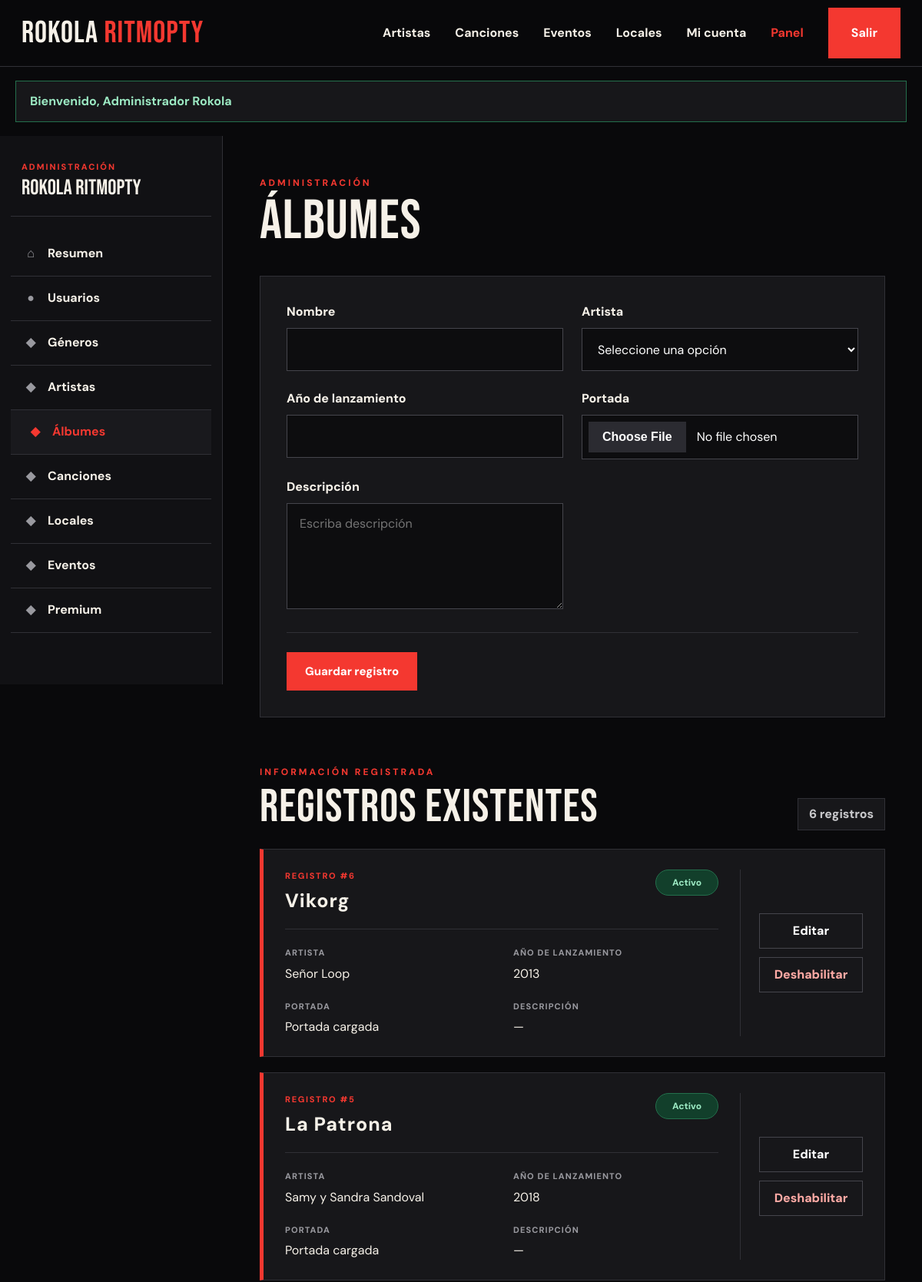
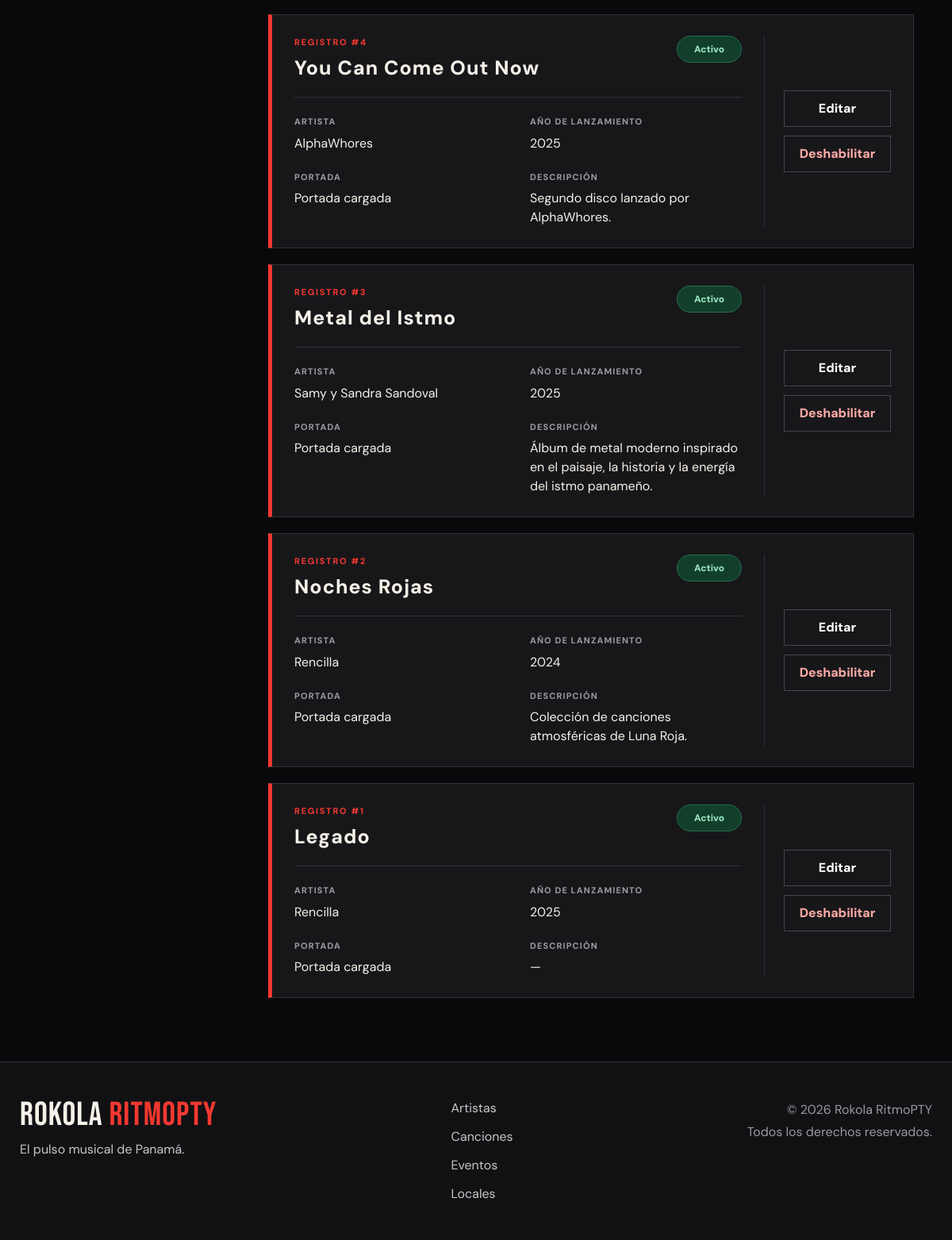
The page /RokolaRitmoPTY/public/admin/albumes (signed in) on the database its author committed (2 pictures, top to bottom).
### tables this page shows
CREATE TABLE IF NOT EXISTS `albumes` (
  `id` int UNSIGNED NOT NULL AUTO_INCREMENT,
  `artista_id` int UNSIGNED NOT NULL,
  `nombre` varchar(180) NOT NULL,
  `anio_lanzamiento` smallint UNSIGNED DEFAULT NULL,
  `portada_url` varchar(500) DEFAULT NULL,
  `descripcion` text,
  `estado` tinyint(1) NOT NULL DEFAULT '1',
  `creado_en` timestamp NOT NULL DEFAULT CURRENT_TIMESTAMP,
  `actualizado_en` timestamp NOT NULL DEFAULT CURRENT_TIMESTAMP ON UPDATE CURRENT_TIMESTAMP,
  PRIMARY KEY (`id`),
  KEY `idx_albumes_artista` (`artista_id`),
  KEY `idx_albumes_estado` (`estado`),
  KEY `idx_albumes_nombre` (`nombre`)
);

CREATE TABLE IF NOT EXISTS `artistas` (
  `id` int UNSIGNED NOT NULL AUTO_INCREMENT,
  `genero_id` int UNSIGNED DEFAULT NULL,
  `nombre` varchar(150) NOT NULL,
  `tipo` enum('Solista','Banda','Proyecto musical') NOT NULL DEFAULT 'Solista',
  `biografia` text,
  `pais` varchar(100) DEFAULT 'Panamá',
  `anio_inicio` smallint UNSIGNED DEFAULT NULL,
  `imagen_url` varchar(500) DEFAULT NULL,
  `estado` tinyint(1) NOT NULL DEFAULT '1',
  `creado_en` timestamp NOT NULL DEFAULT CURRENT_TIMESTAMP,
  `actualizado_en` timestamp NOT NULL DEFAULT CURRENT_TIMESTAMP ON UPDATE CURRENT_TIMESTAMP,
  PRIMARY KEY (`id`),
  KEY `idx_artistas_genero` (`genero_id`),
  KEY `idx_artistas_tipo` (`tipo`),
  KEY `idx_artistas_estado` (`estado`),
  KEY `idx_artistas_nombre` (`nombre`)
);

### app/Views/admin/module.php (the view, shortened to what the rows shown need)
<?php
$rows = $rows ?? [];
$options = $options ?? [];
$module = $module ?? '';
$definition = $definition ?? [
    'title' => 'Módulo',
    'fields' => [],
];
$escape = static function (mixed $value): string {
    return htmlspecialchars(
        (string)$value,
        ENT_QUOTES,
        'UTF-8'
    );
};
$labels = [
    'id' => 'ID',
    'nombre' => 'Nombre',
    'titulo' => 'Título',
    'tipo' => 'Tipo de artista',
    'genero_id' => 'Género musical',
    'biografia' => 'Biografía',
    'descripcion' => 'Descripción',
    'pais' => 'País',
    'nacionalidad' => 'Nacionalidad',
    'anio_inicio' => 'Año de inicio',
    'artista_id' => 'Artista',
    'album_id' => 'Álbum',
    'anio_lanzamiento' => 'Año de lanzamiento',
    'imagen_url' => 'Imagen',
    'portada_url' => 'Portada',
    'audio_url' => 'Archivo de audio',
    'duracion' => 'Duración',
    'local_id' => 'Local',
    'direccion' => 'Dirección',
    'provincia' => 'Provincia',
    'capacidad' => 'Capacidad',
    'telefono' => 'Teléfono',
    'correo' => 'Correo electrónico',
    'fecha' => 'Fecha',
    'hora' => 'Hora',
    'precio' => 'Precio',
    'duracion_dias' => 'Duración en días',
    'meses' => 'Duración en meses',
    'limite_reproducciones' => 'Límite de reproducciones',
    'estado' => 'Estado',
    'creado_en' => 'Fecha de creación',
    'actualizado_en' => 'Última actualización',
];
$getLabel = static function (string $field) use ($labels): string {
    if (isset($labels[$field])) {
        return $labels[$field];
    }
    return ucfirst(
        str_replace(
            '_',
            ' ',
            str_replace('_id', '', $field)
        )
    );
};
$getOptionName = static function (
    array $allOptions,
    string $field,
    mixed $value
): string {
    if ($value === null || $value === '') {
        return 'No asignado';
    }
    foreach ($allOptions[$field] ?? [] as $option) {
        if (
            isset($option['id'])
            && (string)$option['id'] === (string)$value
        ) {
            return (string)(
                $option['nombre']
                ?? $option['titulo']
                ?? $value
            );
        }
    }
    return '#' . (string)$value;
};
$formatValue = static function (
    string $column,
    mixed $value
) use ($options, $getOptionName): string {
    if ($value === null || $value === '') {
        return '—';
    }
    if (str_ends_with($column, '_id')) {
        return $getOptionName(
            $options,
            $column,
            $value
        );
    }
    if ($column === 'estado') {
        return (int)$value === 1
            ? 'Activo'
            : 'Inactivo';
    }
    if ($column === 'precio') {
        return 'B/. ' . number_format(
            (float)$value,
            2
        );
    }
    if ($column === 'fecha') {
        $timestamp = strtotime((string)$value);
        return $timestamp !== false
            ? date('d/m/Y', $timestamp)
            : (string)$value;
    }
    if ($column === 'hora') {
        $timestamp = strtotime((string)$value);
        return $timestamp !== false
            ? date('g:i a', $timestamp)
            : (string)$value;
    }
    if ($column === 'imagen_url') {
        return 'Imagen cargada';
    }
    if ($column === 'portada_url') {
        return 'Portada cargada';
    }
    if ($column === 'audio_url') {
        return 'Audio cargado';
    }
    if (
        in_array(
            $column,
            ['biografia', 'descripcion', 'direccion'],
            true
        )
    ) {
        return mb_strimwidth(
            (string)$value,
            0,
            130,
            '…'
        );
    }
    return mb_strimwidth(
        (string)$value,
        0,
        75,
        '…'
    );
};
$tableColumns = [
    'generos' => [
        'id',
        'nombre',
        'descripcion',
        'estado',
    ],
    'artistas' => [
        'id',
        'nombre',
        'tipo',
        'genero_id',
        'pais',
        'anio_inicio',
        'biografia',
        'imagen_url',
        'estado',
    ],
    'albumes' => [
        'id',
        'nombre',
        'artista_id',
        'anio_lanzamiento',
        'portada_url',
        'descripcion',
        'estado',
    ],
    'canciones' => [
        'id',
        'nombre',
        'artista_id',
        'album_id',
        'duracion',
        'audio_url',
        'imagen_url',
        'estado',
    ],
    'locales' => [
        'id',
        'nombre',
        'tipo',
        'direccion',
        'provincia',
        'capacidad',
        'telefono',
        'correo',
        'imagen_url',
        'estado',
    ],
    'eventos' => [
        'id',
        'nombre',
        'descripcion',
        'fecha',
        'hora',
        'local_id',
        'precio',
        'capacidad',
        'imagen_url',
        'estado',
    ],
    'planes' => [
        'id',
        'nombre',
        'precio',
        'duracion_dias',
        'descripcion',
        'estado',
    ],
];
$visibleColumns = $tableColumns[$module]
    ?? (
        $rows !== []
            ? array_keys($rows[0])
            : []
    );
?>
<div class="admin-layout">
    <section class="admin-content">
        <div class="admin-heading">
            <div>
                <h1>
                    <?= $escape($definition['title']) ?>
                </h1>
            </div>
        </div>
        <div class="admin-list-heading">
            <div>
                <h2>Registros existentes</h2>
            </div>
        </div>
        <div class="admin-records">
            <?php foreach ($rows as $row): ?>
                <?php
                $rowId = (int)($row['id'] ?? 0);
                $recordTitle = $row['nombre']
                    ?? $row['titulo']
                    ?? 'Registro';
                ?>
                <article class="admin-record-card">
                    <div class="record-main">
                        <div class="record-title-row">
                            <div>
                                <span class="record-id">
                                    Registro #<?= $rowId ?>
                                </span>
                                <h3>
                                    <?= $escape($recordTitle) ?>
                                </h3>
                            </div>
                            <?php if (array_key_exists('estado', $row)): ?>
                                <span
                                    class="status-badge <?= (int)$row['estado'] === 1
                                        ? 'status-active'
                                        : 'status-inactive' ?>"
                                >
                                    <?= (int)$row['estado'] === 1
                                        ? 'Activo'
                                        : 'Inactivo' ?>
                                </span>
                            <?php endif; ?>
                        </div>
                        <div class="record-details">
                            <?php foreach ($visibleColumns as $column): ?>
                                <?php
                                if (
                                    in_array(
                                        $column,
                                        [
                                            'id',
                                            'nombre',
                                            'titulo',
                                            'estado',
                                        ],
                                        true
                                    )
                                ) {
                                    continue;
                                }
                                $rawValue = $row[$column];
                                $displayValue = $formatValue(
                                    $column,
                                    $rawValue
                                );
                                ?>
                                <div class="record-detail">
                                    <span class="record-label">
                                        <?= $escape(
                                            $getLabel($column)
                                        ) ?>
                                    </span>
                                    <span
                                        class="record-value"
                                        title="<?= $escape($rawValue) ?>"
                                    >
                                        <?= $escape($displayValue) ?>
                                    </span>
                                </div>
                            <?php endforeach; ?>
                        </div>
                    </div>
                    <div class="record-actions">
                        <a
                            class="action-button"
                            href="?edit=<?= $rowId ?>"
                        >
                            Editar
                        </a>
                        <?php if (array_key_exists('estado', $row)): ?>
                            <form
                                method="post"
                                action="<?= $escape($config['base_url']) ?>/admin/<?= $escape($module) ?>/<?= $rowId ?>/estado"
                            >
                                <button
                                    class="action-button action-danger"
                                    type="submit"
                                >
                                    <?= (int)$row['estado'] === 1
                                        ? 'Deshabilitar'
                                        : 'Activar' ?>
                                </button>
                            </form>
                        <?php endif; ?>
                    </div>
                </article>
            <?php endforeach; ?>
        </div>
    </section>
</div>

### rows shown on the page
albumes: id "6", nombre "Vikorg", estado "Activo", column "ARTISTA", artista.nombre "Señor Loop", column "AÑO DE LANZAMIENTO", anio_lanzamiento "2013", column "PORTADA", portada_url "Portada cargada", column "DESCRIPCIÓN", displayValue "—"
albumes: id "5", nombre "La Patrona", estado "Activo", column "ARTISTA", artista.nombre "Samy y Sandra Sandoval", column "AÑO DE LANZAMIENTO", anio_lanzamiento "2018", column "PORTADA", portada_url "Portada cargada", column "DESCRIPCIÓN", displayValue "—"
albumes: id "4", nombre "You Can Come Out Now", estado "Activo", column "ARTISTA", artista.nombre "AlphaWhores", column "AÑO DE LANZAMIENTO", anio_lanzamiento "2025", column "PORTADA", portada_url "Portada cargada", column "DESCRIPCIÓN", descripcion "Segundo disco lanzado por AlphaWhores."
albumes: id "3", nombre "Metal del Istmo", estado "Activo", column "ARTISTA", artista.nombre "Samy y Sandra Sandoval", column "AÑO DE LANZAMIENTO", anio_lanzamiento "2025", column "PORTADA", portada_url "Portada cargada", column "DESCRIPCIÓN", descripcion "Álbum de metal moderno inspirado en el paisaje, la historia y la energía del istmo panameño."
albumes: id "2", nombre "Noches Rojas", estado "Activo", column "ARTISTA", artista.nombre "Rencilla", column "AÑO DE LANZAMIENTO", anio_lanzamiento "2024", column "PORTADA", portada_url "Portada cargada", column "DESCRIPCIÓN", descripcion "Colección de canciones atmosféricas de Luna Roja."
albumes: id "1", nombre "Legado", estado "Activo", column "ARTISTA", artista.nombre "Rencilla", column "AÑO DE LANZAMIENTO", anio_lanzamiento "2025", column "PORTADA", portada_url "Portada cargada", column "DESCRIPCIÓN", displayValue "—"

### other values the page prints
$flashMessage "Bienvenido, Administrador Rokola"
$label "Géneros"
$label "Artistas"
$label "Álbumes"
$label "Canciones"
$label "Locales"
$label "Eventos"
$label "Premium"
$escape($definition['title']) "Álbumes"
$escape($label) "Nombre"
$escape($label) "Artista"
$escape($label) "Año de lanzamiento"
$escape($label) "Portada"
$escape($label) "Descripción"
count($rows) "6"
